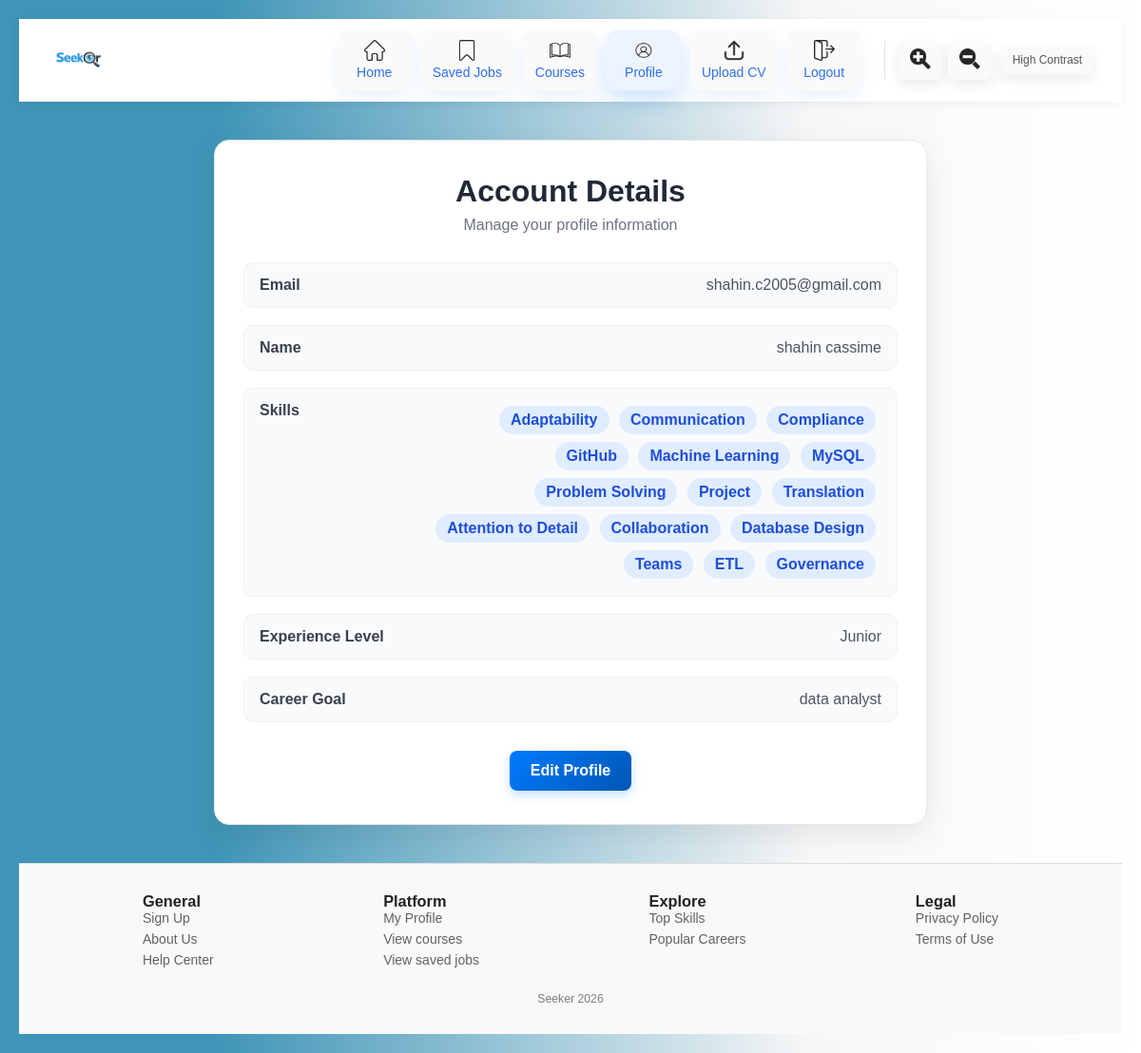
The page /account-page (signed in) on the database its author committed.
### app.py (models this page shows)
class User(db.Model): #user table
    __tablename__="user"
    id = db.Column(db.Integer, primary_key=True)
    email = db.Column(db.String(120), unique=True, nullable=False)
    password = db.Column(db.String(200), nullable=False)
    name = db.Column(db.String(100))
    experience_level=db.Column(db.String(100))
    career_goal= db.Column(db.String(100))
    skills = db.relationship("UserSkill",back_populates="user",cascade="all, delete-orphan")

class UserSkill(db.Model):  #user skill table
    __tablename__="user_skill"
    id = db.Column(db.Integer, primary_key=True)
    user_id=db.Column(db.Integer,db.ForeignKey("user.id"), nullable=False)
    skill_id = db.Column(db.Integer, db.ForeignKey("skill.id"), nullable=False)
    user = db.relationship("User", back_populates="skills")
    skill = db.relationship("Skill", back_populates="users")
    __table_args__ = (
        db.UniqueConstraint("user_id", "skill_id", name="unique_user_skill"),
    )

class Skill(db.Model):   #skill table
    __tablename__="skill"
    id = db.Column(db.Integer, primary_key=True)
    name = db.Column(db.String(120), unique=True, nullable=False)
    users = db.relationship("UserSkill",back_populates="skill",cascade="all, delete-orphan")

### app.py (the view)
@app.route('/account-page', methods=['GET']) #account page, allowing users to view their details
def account_page():
    if 'user' not in session:
        flash('Please login first', 'error')
        return redirect(url_for('login_page'))
    user = User.query.filter_by(email=session['user']).first()
    if not user:
        flash('User not found', 'error')
        return redirect(url_for('login_page'))
    return render_template('account_page.html', user=user)

### templates/account_page.html (shortened to what this page needs)
<!DOCTYPE html>
<html lang="en">
<head>
  <link rel="stylesheet" href="{{ url_for('static', filename='account_page.css') }}">
</head>
<body>
  {% include 'navbar.html' %}
  <div class="account-page">
    <div class="account-card">
      <h1>Account Details</h1>
      <p class="subtitle">Manage your profile information</p>
      <div class="account-info">
        <div class="info-row">
          <span class="label">Email</span>
          <span class="value">{{ user.email }}</span>
        </div>
        <div class="info-row">
          <span class="label">Name</span>
          <span class="value">{{ user.name }}</span>
        </div>
        <div class="info-row">
          <span class="label">Skills</span>
          <span class="value">
            {% for us in user.skills %}
              <span class="skill-badge">{{ us.skill.name }}</span>
            {% endfor %}
          </span>
        </div>
        <div class="info-row">
          <span class="label">Experience Level</span>
          <span class="value">{{ user.experience_level }}</span>
        </div>
        <div class="info-row">
          <span class="label">Career Goal</span>
          <span class="value">{{ user.career_goal }}</span>
        </div>
      </div>
      <div class="account-actions">
        <a href="{{ url_for('edit_account') }}" class="btn">Edit Profile</a>
      </div>
    </div>
  </div>
  {%include 'footer.html'%}
</body>
</html>

### templates/navbar.html (shortened to what this page needs)
<nav class="navbar">
<link rel="stylesheet" href="{{ url_for('static', filename='navbar.css') }}">
<div class="nav-brand">
  <a href="{{ url_for('home_page') }}">
      <img src="{{ url_for('static', filename='logo.png') }}" alt="Seeker Logo" class="logo">
  </a>
</div>
    <ul class="nav-links">
      <li><a href="{{ url_for('home_page') }}"><img src="{{ url_for('static', filename='home.png') }}" class="nav-icon"><span>Home</span></a></li>
    {% if session.get('user') %}
    <li><a href="{{ url_for('saved_jobs') }}" class="{% if request.endpoint == 'saved_jobs' %}active{% endif %}"><img src="{{ url_for('static', filename='save-instagram.png') }}" class="nav-icon" alt="Saved Jobs"><span>Saved Jobs</span></a></li>
    {% endif %}
    <li><a href="{{ url_for('courses_page') }}" class="{% if request.endpoint == 'courses_page' %}active{% endif %}"><img src="{{ url_for('static', filename='book.png') }}" class="nav-icon" alt="Courses"><span>Courses</span></a></li>
    <li><a href="{{ url_for('account_page') }}" class="{% if request.endpoint == 'account_page' %}active{% endif %}"><img src="{{ url_for('static', filename='profile.png') }}" class="nav-icon" alt="Profile"><span>Profile</span></a></li>
    <li><a href="{{ url_for('upload_cv') }}" class="{% if request.endpoint == 'upload_cv' %}active{% endif %}"><img src="{{ url_for('static', filename='upload.png') }}" class="nav-icon" alt="Upload CV"><span>Upload CV</span></a></li>
    {% if session.get('user') %}
    <li><a href="{{ url_for('logout') }}" class="{% if request.endpoint == 'logout' %}active{% endif %}"><img src="{{ url_for('static', filename='logout.png') }}" class="nav-icon" alt='Logout'><span>Logout</span></a></li>
    {% else %}
    <li><a href="{{ url_for('login_page') }}" class="{% if request.endpoint == 'login_page' %}active{% endif %}"><img src="{{ url_for('static', filename='logout.png') }}" class="nav-icon" alt='Login'><span>Login</span></a></li>
    {% endif %}
    <div class="accessibility-controls">
      <button id="maximise" class="access-btn"><img src="{{ url_for('static', filename='maximise.png') }}" class="maximise-icon"> </button>
      <button id="minimise" class="access-btn"><img src="{{ url_for('static', filename='minimise.png') }}" class="minimise-icon"></button>
  </div>
  <button id="high-contrast" class="access-btn">High Contrast</button>
    </ul>
  </nav>

### templates/footer.html (shortened to what this page needs)
<head>
    <link rel="stylesheet" href="{{ url_for('static', filename='footer.css') }}">
</head>
<footer class="footer">
    <div class="footer-container">
    <div class="footer-column">
        <h3>General</h3>
        <a href="{{ url_for('signup_page') }}">Sign Up</a>
        <a href="{{ url_for('about_us') }}">About Us</a>
        <a href="{{ url_for('contact_us') }}">Help Center</a>
      </div>
      <div class="footer-column">
        <h3>Platform</h3>
        <ul>
            <a href="{{ url_for('account_page') }}">My Profile</a>
            <a href="{{ url_for('courses_page') }}">View courses</a>
            <a href="{{ url_for('saved_jobs') }}">View saved jobs</a>
        </ul>
      </div>
      <div class="footer-column">
        <h3>Explore</h3>
        <ul>
          <a>Top Skills</a>
          <a>Popular Careers</a>
        </ul>
      </div>
      <div class="footer-column">
        <h3>Legal</h3>
        <ul>
          <a>Privacy Policy</a>
          <a>Terms of Use</a>
        </ul>
      </div>
    </div>
    <div class="footer-bottom">
      <p>Seeker 2026</p>
    </div>
  </footer>

### static/account_page.css (style rules this page uses)
* { margin: 0; padding: 0; box-sizing: border-box; font-family: Arial; }
body { background: linear-gradient(135deg, #f4f6f9, #e9eef5); min-height: 100vh; padding: 20px; color: #222; }
.account-page { display: flex; justify-content: center; align-items: flex-start; margin-top: 40px; }
.account-card { width: 100%; max-width: 750px; background: #fff; border-radius: 16px; padding: 35px 30px; box-shadow: 0 10px 30px rgba(0, 0, 0, 0.08); border: 1px solid #e5e7eb; }
.account-card h1 { text-align: center; font-size: 2em; margin-bottom: 8px; color: #1f2937; }
.subtitle { text-align: center; color: #6b7280; margin-bottom: 30px; }
.account-info { display: flex; flex-direction: column; gap: 18px; }
.info-row { display: flex; justify-content: space-between; align-items: flex-start; gap: 20px; padding: 14px 16px; background-color: #f9fafb; border-radius: 10px; border: 1px solid #eef2f7; }
.label { font-weight: bold; color: #374151; min-width: 150px; }
.value { flex: 1; color: #4b5563; text-align: right; word-break: break-word; }
.skill-badge { display: inline-block; background-color: #e0ecff; color: #1d4ed8; padding: 6px 12px; margin: 4px 6px 4px 0; border-radius: 20px; font-weight: 600; }
.account-actions { text-align: center; margin-top: 30px; }
.btn { display: inline-block; padding: 12px 22px; background: linear-gradient(135deg, #007bff, #0056b3); color: white; text-decoration: none; border-radius: 8px; font-weight: bold; transition: 0.3s ease; box-shadow: 0 4px 12px rgba(0, 123, 255, 0.25); }

### static/navbar.css (style rules this page uses)
* { box-sizing: border-box; }
body { margin: 0; font-family: Arial; background: linear-gradient( 90deg, rgb(63, 149, 183) 19%, rgba(247, 247, 247, 1) 71%, rgb(255, 255, 255) 100% ); }
.navbar { position: sticky; top: 0; z-index: 1000; display: flex; justify-content: space-between; align-items: center; padding: 12px 30px; background: #fff; box-shadow: 0 2px 10px rgba(0, 0, 0, 0.06); }
.nav-brand { display: flex; align-items: center; }
.logo { height: 45px; width: auto; display: block; }
.nav-links { list-style: none; display: flex; align-items: center; gap: 10px; margin: 0; padding: 0; }
.nav-links li a { display: flex; flex-direction: column; align-items: center; justify-content: center; gap: 4px; min-width: 78px; padding: 10px 12px; text-decoration: none; border-radius: 10px; background: #fafafa; color: #555; transition: transform 0.2s ease, box-shadow 0.2s ease, background-color 0.2s ease; box-shadow: 0 8px 18px rgba(0, 111, 255, 0.08); }
.nav-links li a.active { background: #eef4ff; box-shadow: 0 12px 22px rgba(0, 111, 255, 0.18); }
.nav-links li a span { font-size: 0.875em; font-weight: 500; line-height: 1.2; color: #2f6fed; }
.nav-icon { width: 22px; height: 22px; object-fit: contain; opacity: 0.85; transition: opacity 0.2s ease; }
.maximise-icon { width: 22px; height: 22px; object-fit: contain; opacity: 0.85; transition: opacity 0.2s ease; }
.minimise-icon { width: 22px; height: 22px; object-fit: contain; opacity: 0.85; transition: opacity 0.2s ease; }
.nav-links li a:hover .nav-icon, .nav-links li a.active .nav-icon { opacity: 1; }
.accessibility-controls { display: flex; align-items: center; gap: 6px; margin-left: 14px; padding-left: 14px; border-left: 1px solid #e5e5e5; }
.access-btn { padding: 8px 12px; border: none; border-radius: 8px; background: #fafafa; color: #555; font-size: 12px; font-weight: 500; cursor: pointer; transition: transform 0.2s ease, box-shadow 0.2s ease, background-color 0.2s ease; box-shadow: 0 6px 14px rgba(0, 0, 0, 0.08); }
img { max-width: 100%; height: auto; }

### static/footer.css (style rules this page uses)
.footer { background: #f8f9fa; padding: 30px 20px; margin-top: 40px; border-top: 1px solid #ddd; font-size: 0.875em;; }
.footer-container { max-width: 900px; margin: auto; display: flex; justify-content: space-between; gap: 20px; }
.footer a { color: #646161; display: block; margin-bottom: 6px; background: none; border: none; padding: 0; text-decoration: none; }
.footer-bottom { text-align: center; margin-top: 20px; color: #7d7d7d; font-size: 0.875em; }

### rows shown on the page
User: email "shahin.c2005@gmail.com", name "shahin cassime", experience_level "Junior", career_goal "data analyst"
UserSkill: skill.name "Adaptability"
UserSkill: skill.name "Communication"
UserSkill: skill.name "Compliance"
UserSkill: skill.name "GitHub"
UserSkill: skill.name "Machine Learning"
UserSkill: skill.name "MySQL"
UserSkill: skill.name "Problem Solving"
UserSkill: skill.name "Project"
UserSkill: skill.name "Translation"
UserSkill: skill.name "Attention to Detail"
UserSkill: skill.name "Collaboration"
UserSkill: skill.name "Database Design"
UserSkill: skill.name "Teams"
UserSkill: skill.name "ETL"
UserSkill: skill.name "Governance"
